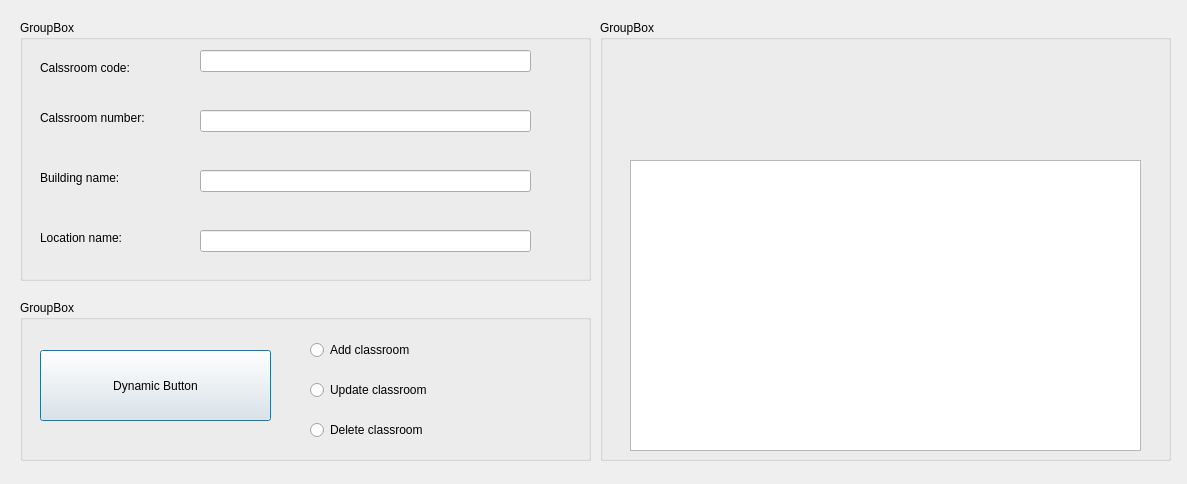
<?xml version="1.0" encoding="UTF-8"?>
<ui version="4.0">
 <class>Dialog</class>
 <widget class="QDialog" name="Dialog">
  <property name="geometry">
   <rect>
    <x>0</x>
    <y>0</y>
    <width>1187</width>
    <height>484</height>
   </rect>
  </property>
  <property name="windowTitle">
   <string>Dialog</string>
  </property>
  <widget class="QGroupBox" name="gbDialogClassroomEditData">
   <property name="geometry">
    <rect>
     <x>20</x>
     <y>20</y>
     <width>571</width>
     <height>261</height>
    </rect>
   </property>
   <property name="title">
    <string>GroupBox</string>
   </property>
   <widget class="QLabel" name="label">
    <property name="geometry">
     <rect>
      <x>20</x>
      <y>40</y>
      <width>121</width>
      <height>16</height>
     </rect>
    </property>
    <property name="text">
     <string>Calssroom code:</string>
    </property>
   </widget>
   <widget class="QLabel" name="label_2">
    <property name="geometry">
     <rect>
      <x>20</x>
      <y>90</y>
      <width>131</width>
      <height>16</height>
     </rect>
    </property>
    <property name="text">
     <string>Calssroom number:</string>
    </property>
   </widget>
   <widget class="QLabel" name="label_3">
    <property name="geometry">
     <rect>
      <x>20</x>
      <y>150</y>
      <width>121</width>
      <height>16</height>
     </rect>
    </property>
    <property name="text">
     <string>Building name:</string>
    </property>
   </widget>
   <widget class="QLabel" name="label_4">
    <property name="geometry">
     <rect>
      <x>20</x>
      <y>210</y>
      <width>121</width>
      <height>16</height>
     </rect>
    </property>
    <property name="text">
     <string>Location name:</string>
    </property>
   </widget>
   <widget class="QLineEdit" name="txtClassCode">
    <property name="geometry">
     <rect>
      <x>180</x>
      <y>30</y>
      <width>331</width>
      <height>22</height>
     </rect>
    </property>
   </widget>
   <widget class="QLineEdit" name="txtClassNum">
    <property name="geometry">
     <rect>
      <x>180</x>
      <y>90</y>
      <width>331</width>
      <height>22</height>
     </rect>
    </property>
   </widget>
   <widget class="QLineEdit" name="txtBuildingName">
    <property name="geometry">
     <rect>
      <x>180</x>
      <y>150</y>
      <width>331</width>
      <height>22</height>
     </rect>
    </property>
   </widget>
   <widget class="QLineEdit" name="txtLocationName">
    <property name="geometry">
     <rect>
      <x>180</x>
      <y>210</y>
      <width>331</width>
      <height>22</height>
     </rect>
    </property>
   </widget>
  </widget>
  <widget class="QGroupBox" name="gbDialogClassroomContent">
   <property name="geometry">
    <rect>
     <x>600</x>
     <y>20</y>
     <width>571</width>
     <height>441</height>
    </rect>
   </property>
   <property name="title">
    <string>GroupBox</string>
   </property>
   <widget class="QTableView" name="tvClassroom">
    <property name="geometry">
     <rect>
      <x>30</x>
      <y>140</y>
      <width>511</width>
      <height>291</height>
     </rect>
    </property>
   </widget>
  </widget>
  <widget class="QGroupBox" name="groupBox_3">
   <property name="geometry">
    <rect>
     <x>20</x>
     <y>300</y>
     <width>571</width>
     <height>161</height>
    </rect>
   </property>
   <property name="title">
    <string>GroupBox</string>
   </property>
   <widget class="QPushButton" name="pushBtnClassroom">
    <property name="geometry">
     <rect>
      <x>20</x>
      <y>50</y>
      <width>231</width>
      <height>71</height>
     </rect>
    </property>
    <property name="font">
     <font>
      <pointsize>9</pointsize>
     </font>
    </property>
    <property name="text">
     <string>Dynamic Button</string>
    </property>
   </widget>
   <widget class="QWidget" name="widget_4" native="true">
    <property name="geometry">
     <rect>
      <x>270</x>
      <y>20</y>
      <width>261</width>
      <height>131</height>
     </rect>
    </property>
    <property name="font">
     <font>
      <pointsize>9</pointsize>
     </font>
    </property>
    <widget class="QRadioButton" name="rdbtnAddClassroom">
     <property name="geometry">
      <rect>
       <x>20</x>
       <y>20</y>
       <width>141</width>
       <height>20</height>
      </rect>
     </property>
     <property name="text">
      <string>Add classroom</string>
     </property>
    </widget>
    <widget class="QRadioButton" name="rdbtnUpdateClassroom">
     <property name="geometry">
      <rect>
       <x>20</x>
       <y>60</y>
       <width>151</width>
       <height>20</height>
      </rect>
     </property>
     <property name="text">
      <string>Update classroom</string>
     </property>
    </widget>
    <widget class="QRadioButton" name="rdbtnDeleteClassroom">
     <property name="geometry">
      <rect>
       <x>20</x>
       <y>100</y>
       <width>151</width>
       <height>20</height>
      </rect>
     </property>
     <property name="text">
      <string>Delete classroom</string>
     </property>
    </widget>
   </widget>
  </widget>
 </widget>
 <resources/>
 <connections/>
</ui>
